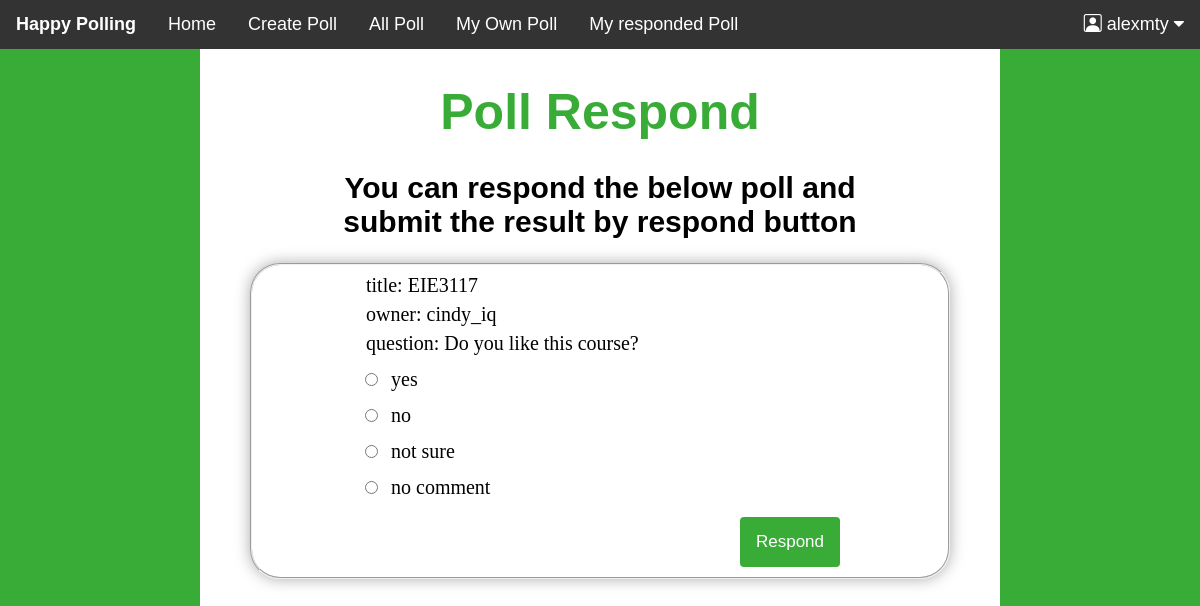
/votes.php?eid=5 (signed in), run on the app's committed database.
### tables this page shows
CREATE TABLE `events` (
  `eid` int(100) NOT NULL,
  `title` varchar(255) NOT NULL,
  `question` varchar(255) NOT NULL,
  `uid` int(100) NOT NULL
);

CREATE TABLE `answer` (
  `aid` int(100) NOT NULL,
  `content` varchar(255) NOT NULL,
  `eid` int(100) NOT NULL
);

### votes.php (the view, shortened to what this page needs)
<?php
require_once "header.php";
?>
<!DOCTYPE html>
<html>
<head>
    <link rel="stylesheet" href="https://cdnjs.cloudflare.com/ajax/libs/font-awesome/4.7.0/css/font-awesome.min.css">
    <link href="css/allpoll.css" rel="stylesheet">
    <link href="css/votes.css" rel="stylesheet">
    <link rel="stylesheet" href="https://cdn.jsdelivr.net/npm/bootstrap-icons@1.8.1/font/bootstrap-icons.css">
</head>
<body>
    <div style="height: 100vh;  width: 100%; background-color:#39ac37">
        <div style="background-color: white; width: 800px; height: 100vh; margin: 0 auto;">
            <div class="votesdiv">
                <h1 style="padding-top: 33.5px;">Poll Respond</h1>
                <h2>You can respond the below poll and<br>
                    submit the result by respond button</h2>
            </div>
            <div>
                <form class="reform" action="<?php echo htmlspecialchars($_SERVER["PHP_SELF"]); ?>" method="post" enctype="multipart/form-data">
                    <fieldset class="refieldset">
                        <div class="reformdiv section1">
                            <?php
                            if (isset($_GET["eid"])) {
                                $eid = $_GET["eid"];
                                $stmt = $pdo->prepare("SELECT `eid`, `title`, `question`, (SELECT `username`FROM `user` WHERE user.uid = events.uid) as owner, (SELECT COUNT(uid) FROM record WHERE record.eid = events.eid) as votes FROM `events`  WHERE eid = ?");
                                $stmt->bindParam(1, $eid, PDO::PARAM_STR);
                                $stmt->execute();
                                $stmt->setFetchMode(PDO::FETCH_ASSOC);
                                $data = $stmt->fetchAll(PDO::FETCH_ASSOC);
                                foreach ($data as $row) {
                                    print(' <label for="" style="width: max-content;">title: ' . $row['title'] . '</label><br>
                                                            <label for="" style="width: max-content;">owner: ' . $row['owner'] . '</label><br>
                                                            <label for="" style="width: max-content;">question: ' . $row['question'] . '</label>
                                                            <br>
                                                        ');
                                }
                                $stmt = $pdo->prepare("SELECT `aid`, `content`, `eid` FROM `answer` WHERE eid = ?;");
                                $stmt->bindParam(1, $eid, PDO::PARAM_STR);
                                if ($stmt->execute()) {
                                    $stmt->setFetchMode(PDO::FETCH_ASSOC);
                                    $data = $stmt->fetchAll(PDO::FETCH_ASSOC);
                                    foreach ($data as $row) {
                                        print(' <input type="radio" id="' . $row['content'] . '" name="mc" value="' . $row['aid'] . '">
                                                                <label for="' . $row['content'] . '">' . $row['content'] . '</label><br>
                                                            ');
                                    }
                                    print('<input class="submitbtn" type="submit" value="Respond">
                                                           <input type="text" name="eid" value="' . $eid . '" style="display: none">
                                                        ');
                                } else {
                                    echo "Oops! Something went wrong. Please try again later.";
                                }
                            }
                            ?>
                        </div>
                    </fieldset>
                </form>
            </div>
        </div>
    </div>
</body>
</html>

### css/events.css (style rules this page uses)
* { box-sizing: border-box; }
body { margin: 0; }
h1 { margin-bottom: 30px; margin-left: auto; margin-right: auto; font: bold 50px "SlidoSansFont", "SlidoSansFont-fallback", verdana, arial, sans-serif; }

### css/allpoll.css (style rules this page uses)
body { margin: 0; -webkit-background-size: cover; -moz-background-size: cover; -o-background-size: cover; background-size: cover; padding: 0px; }

### css/votes.css (style rules this page uses)
body { margin: 0; -webkit-background-size: cover; -moz-background-size: cover; -o-background-size: cover; background-size: cover; padding: 0px; }
.reform { display: flex; flex-direction: column; -webkit-box-align: center; align-items: center; width: 100%; box-sizing: border-box; margin-top: 0%; }
.refieldset { margin: 0 auto; width: 700px; height: max-content; box-shadow: 0 0 15px #AAAAAA; border-radius: 30px; }
.reformdiv { margin: 0 auto; padding: 0px 10px 10px 10px; width: 500px; }
.reformdiv input { margin-top: 15px; border: none; cursor: default; vertical-align: baseline; border-radius: 4px; }
.section1 input, .section1 progress { accent-color: #39ac37; }
.reformdiv label { font-size: 20px; display: inline-block; padding: 3px 6px; text-align: right; width: max-content; }
.submitbtn { float: right; font-size: 17px; background-color: #39ac37; width: 100px; height: 50px; padding: 10px; border-color: none; color: white; cursor: pointer; text-align: center; }
.votesdiv { text-align: center; margin: 0 auto; background-color: rgb(255, 255, 255); width: max-content; }
.votesdiv h1 { color: #39ac37; font-size: 50px; margin-top: 0px; }
.votesdiv h2 { font-size: 30px; font-family: SlidoSans, helvetica, arial, sans-serif; }

### data on the page
events: title "EIE3117", owner "cindy_iq", question "Do you like this course?"
answer: content "yes"
answer: content "no"
answer: content "not sure"
answer: content "no comment"

### other printed values
$_SESSION['username'] "alexmty"
